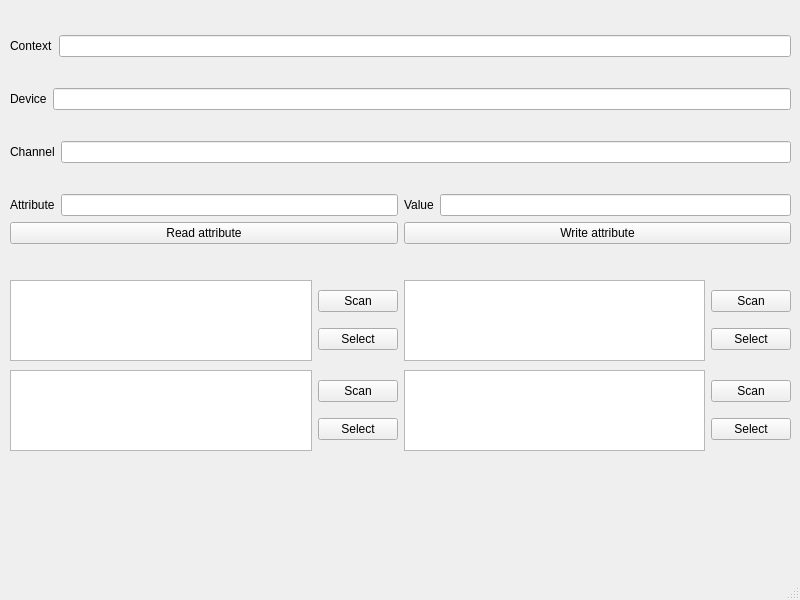
<?xml version="1.0" encoding="UTF-8"?>
<ui version="4.0">
 <class>MainWindow</class>
 <widget class="QMainWindow" name="MainWindow">
  <property name="geometry">
   <rect>
    <x>0</x>
    <y>0</y>
    <width>800</width>
    <height>600</height>
   </rect>
  </property>
  <property name="windowTitle">
   <string>MainWindow</string>
  </property>
  <widget class="QWidget" name="centralwidget">
   <widget class="QWidget" name="layoutWidget">
    <property name="geometry">
     <rect>
      <x>10</x>
      <y>10</y>
      <width>781</width>
      <height>261</height>
     </rect>
    </property>
    <layout class="QVBoxLayout" name="verticalLayout">
     <item>
      <layout class="QHBoxLayout" name="horizontalLayout_3">
       <item>
        <widget class="QLabel" name="contextLabel">
         <property name="enabled">
          <bool>true</bool>
         </property>
         <property name="text">
          <string>Context</string>
         </property>
        </widget>
       </item>
       <item>
        <widget class="QLineEdit" name="contextField"/>
       </item>
      </layout>
     </item>
     <item>
      <layout class="QHBoxLayout" name="horizontalLayout_2">
       <item>
        <widget class="QLabel" name="deviceLabel">
         <property name="text">
          <string>Device</string>
         </property>
        </widget>
       </item>
       <item>
        <widget class="QLineEdit" name="deviceField"/>
       </item>
      </layout>
     </item>
     <item>
      <layout class="QHBoxLayout" name="horizontalLayout_6">
       <item>
        <widget class="QLabel" name="channelLabel">
         <property name="text">
          <string>Channel</string>
         </property>
        </widget>
       </item>
       <item>
        <widget class="QLineEdit" name="channelField"/>
       </item>
      </layout>
     </item>
     <item>
      <layout class="QVBoxLayout" name="verticalLayout_2">
       <item>
        <layout class="QHBoxLayout" name="horizontalLayout_5">
         <item>
          <layout class="QHBoxLayout" name="horizontalLayout">
           <item>
            <widget class="QLabel" name="attributeLabel">
             <property name="text">
              <string>Attribute</string>
             </property>
            </widget>
           </item>
           <item>
            <widget class="QLineEdit" name="attributeField">
             <property name="text">
              <string/>
             </property>
            </widget>
           </item>
          </layout>
         </item>
         <item>
          <layout class="QHBoxLayout" name="horizontalLayout_4">
           <item>
            <widget class="QLabel" name="valueLabel">
             <property name="text">
              <string>Value</string>
             </property>
            </widget>
           </item>
           <item>
            <widget class="QLineEdit" name="valueField"/>
           </item>
          </layout>
         </item>
        </layout>
       </item>
       <item>
        <layout class="QHBoxLayout" name="horizontalLayout_7">
         <item>
          <widget class="QPushButton" name="readAttrButton">
           <property name="text">
            <string>Read attribute</string>
           </property>
          </widget>
         </item>
         <item>
          <widget class="QPushButton" name="writeAttrButton">
           <property name="text">
            <string>Write attribute</string>
           </property>
          </widget>
         </item>
        </layout>
       </item>
      </layout>
     </item>
    </layout>
   </widget>
   <widget class="QWidget" name="layoutWidget">
    <property name="geometry">
     <rect>
      <x>10</x>
      <y>280</y>
      <width>781</width>
      <height>81</height>
     </rect>
    </property>
    <layout class="QHBoxLayout" name="horizontalLayout_10">
     <item>
      <layout class="QHBoxLayout" name="horizontalLayout_9">
       <item>
        <widget class="QListWidget" name="deviceListWidget"/>
       </item>
       <item>
        <layout class="QVBoxLayout" name="verticalLayout_4">
         <item>
          <widget class="QPushButton" name="scanDevicesButton">
           <property name="text">
            <string>Scan</string>
           </property>
          </widget>
         </item>
         <item>
          <widget class="QPushButton" name="selectDeviceButton">
           <property name="text">
            <string>Select</string>
           </property>
          </widget>
         </item>
        </layout>
       </item>
      </layout>
     </item>
     <item>
      <layout class="QHBoxLayout" name="horizontalLayout_8">
       <item>
        <widget class="QListWidget" name="contextListWidget"/>
       </item>
       <item>
        <layout class="QVBoxLayout" name="verticalLayout_3">
         <item>
          <widget class="QPushButton" name="scanContextsButton">
           <property name="text">
            <string>Scan</string>
           </property>
          </widget>
         </item>
         <item>
          <widget class="QPushButton" name="selectContextButton">
           <property name="text">
            <string>Select</string>
           </property>
          </widget>
         </item>
        </layout>
       </item>
      </layout>
     </item>
    </layout>
   </widget>
   <widget class="QWidget" name="layoutWidget_2">
    <property name="geometry">
     <rect>
      <x>10</x>
      <y>370</y>
      <width>781</width>
      <height>81</height>
     </rect>
    </property>
    <layout class="QHBoxLayout" name="horizontalLayout_14">
     <item>
      <layout class="QHBoxLayout" name="horizontalLayout_15">
       <item>
        <widget class="QListWidget" name="channelListWidget"/>
       </item>
       <item>
        <layout class="QVBoxLayout" name="verticalLayout_7">
         <item>
          <widget class="QPushButton" name="scanChannelsButton">
           <property name="text">
            <string>Scan</string>
           </property>
          </widget>
         </item>
         <item>
          <widget class="QPushButton" name="selectChannelButton">
           <property name="text">
            <string>Select</string>
           </property>
          </widget>
         </item>
        </layout>
       </item>
      </layout>
     </item>
     <item>
      <layout class="QHBoxLayout" name="horizontalLayout_16">
       <item>
        <widget class="QListWidget" name="attributeListWidget"/>
       </item>
       <item>
        <layout class="QVBoxLayout" name="verticalLayout_8">
         <item>
          <widget class="QPushButton" name="scanAttributesButton">
           <property name="text">
            <string>Scan</string>
           </property>
          </widget>
         </item>
         <item>
          <widget class="QPushButton" name="selectAttributeButton">
           <property name="text">
            <string>Select</string>
           </property>
          </widget>
         </item>
        </layout>
       </item>
      </layout>
     </item>
    </layout>
   </widget>
  </widget>
  <widget class="QMenuBar" name="menubar">
   <property name="geometry">
    <rect>
     <x>0</x>
     <y>0</y>
     <width>800</width>
     <height>22</height>
    </rect>
   </property>
  </widget>
  <widget class="QStatusBar" name="statusbar"/>
 </widget>
 <resources/>
 <connections/>
</ui>
